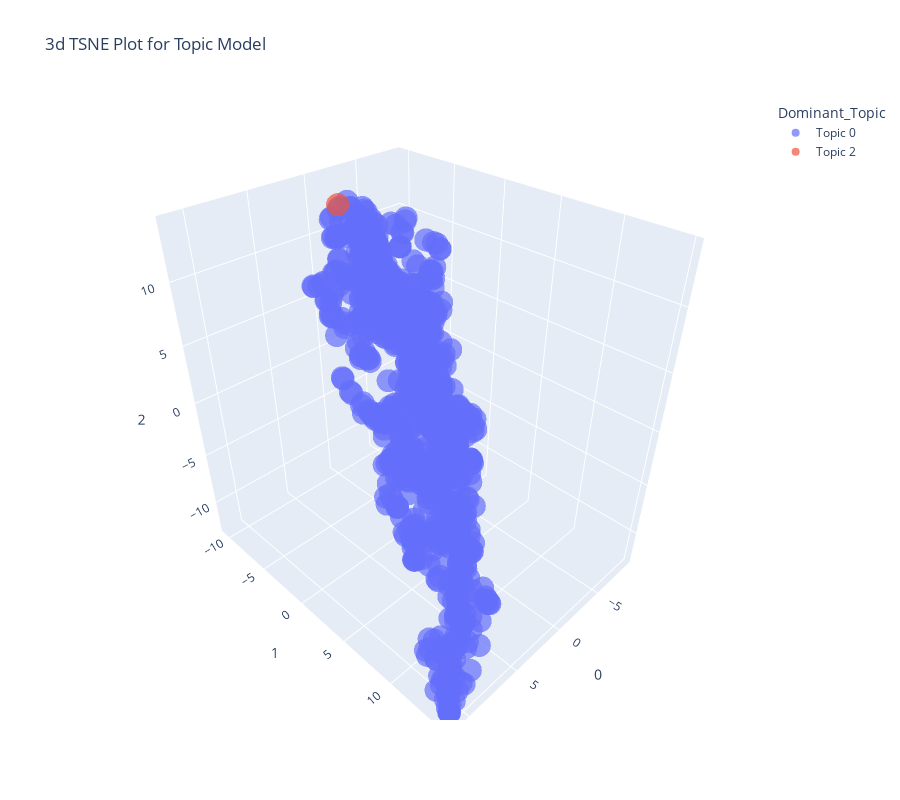

This figure's notebook cell:
### Code cell
plot_model(lsi, plot = 'tsne')

plot_model(lsi, plot = 'umap')

### Figure 1 — Plotly figure (JSON) as saved in the notebook; plotly's stock layout.template omitted (floating-point values rounded to 4 significant figures; data arrays with more than 128 entries replaced by an {"elided": "..."} marker saying what was removed)
{"data": [{"hovertemplate": "Dominant_Topic=Topic 0<br>0=%{x}<br>1=%{y}<br>2=%{z}<extra></extra>", "legendgroup": "Topic 0", "marker": {"color": "#636efa", "opacity": 0.7, "symbol": "circle"}, "mode": "markers", "name": "Topic 0", "scene": "scene", "showlegend": true, "type": "scatter3d", "x": {"elided": "968 float values"}, "y": {"elided": "968 float values"}, "z": {"elided": "968 float values"}}, {"hovertemplate": "Dominant_Topic=Topic 2<br>0=%{x}<br>1=%{y}<br>2=%{z}<extra></extra>", "legendgroup": "Topic 2", "marker": {"color": "#EF553B", "opacity": 0.7, "symbol": "circle"}, "mode": "markers", "name": "Topic 2", "scene": "scene", "showlegend": true, "type": "scatter3d", "x": [-1.814], "y": [-9.774], "z": [12.24]}], "layout": {"height": 800, "legend": {"title": {"text": "Dominant_Topic"}, "tracegroupgap": 0}, "scene": {"domain": {"x": [0, 1], "y": [0, 1]}, "xaxis": {"title": {"text": "0"}}, "yaxis": {"title": {"text": "1"}}, "zaxis": {"title": {"text": "2"}}}, "title": {"text": "3d TSNE Plot for Topic Model"}, "width": 900}}
